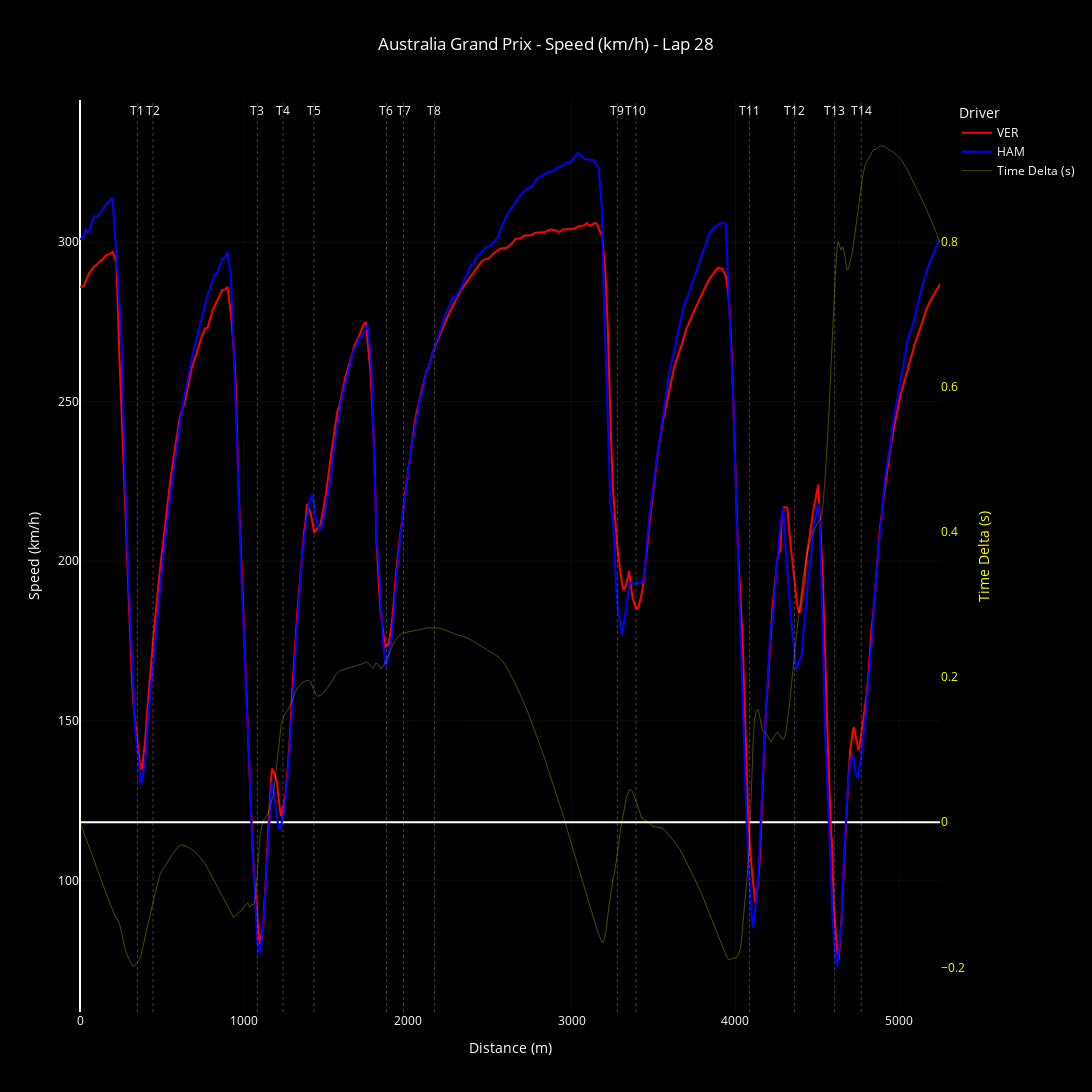

Notebook code cell kept with this figure:
### Markdown cell above
Plot comparative telemetry traces (i.e. speed, throttle, brake, RPM) for Driver 1 and Driver 2 on the same graph to analyze performance differences across the lap. 

The x-axis is distance along the lap, and the y-axis is the telemetry value. Markers indicate corner locations for context.

### Code cell
"""ADD DRIVER TRACES"""
fig = go.Figure()

fig.add_trace(go.Scatter(
    x=common_distance,
    y=interpolate_driver_1_speed,
    mode='lines',
    name=driver_1,
    line=dict(color='red')
))

fig.add_trace(go.Scatter(
    x=common_distance,
    y=interpolate_driver_2_speed,
    mode='lines',
    name=driver_2,
    line=dict(color='blue')
))

"""ADD TIME DELTA"""
fig.add_trace(go.Scatter(
    x=common_distance,
    y=time_delta,
    mode='lines',
    name='Time Delta (s)',
    line=dict(color='yellow', width=.3),
    yaxis='y2'
))

"""ADD APEX MARKERS"""
for apex in apex_distances:
    fig.add_vline(
        x=apex,
        line=dict(
            color='gray',
            width=.5,
            dash='dot'
        )
    )

"""ADD TURN NUMBERS"""
for apex, turn in zip(apex_distances, turn_numbers):
    fig.add_annotation(
        x=apex,
        y=max_speed + 10,
        text=f'T{turn}',
        showarrow=False,
        font=dict(color='white', size=12),
        xanchor='center',
        yanchor='bottom'
    )

"""SET PLOT LAYOUT"""
fig.update_layout(
    title=dict(
        text=f'{grand_prix} Grand Prix - {speed} - Lap {lap_number}',
        x=0.5,
        xanchor='center'
    ),
    xaxis_title='Distance (m)',
    yaxis_title='Speed (km/h)',
    height=1200,
    width = 3200,
    plot_bgcolor='black',
    paper_bgcolor='black',
    font=dict(color='white'),
    legend=dict(title=f'Driver'),

    xaxis=dict(
        showgrid=True,
        gridcolor='gray',
        gridwidth=0.1,
        showspikes=True,
        spikecolor='white',
        spikemode='across',
        spikesnap='cursor',
        spikethickness=.5
    ),
    
    yaxis=dict(
        showgrid=True,
        gridcolor='gray',
        gridwidth=0.1,
        showspikes=True,
        spikecolor='white',
        spikemode='across',
        spikesnap='cursor',
        spikethickness=.5
    ),

    yaxis2=dict(
        title='Time Delta (s)',
        overlaying='y',
        side='right',
        showgrid=False,
        color='yellow'
    )

)

fig.show()

### Figure 1 — Plotly figure (JSON) as saved in the notebook; plotly's stock layout.template omitted (floating-point values rounded to 4 significant figures; data arrays with more than 128 entries replaced by an {"elided": "..."} marker saying what was removed)
{"data": [{"line": {"color": "red"}, "mode": "lines", "name": "VER", "type": "scatter", "x": {"elided": "52484 float values"}, "y": {"elided": "52484 float values"}}, {"line": {"color": "blue"}, "mode": "lines", "name": "HAM", "type": "scatter", "x": {"elided": "52484 float values"}, "y": {"elided": "52484 float values"}}, {"line": {"color": "yellow", "width": 0.3}, "mode": "lines", "name": "Time Delta (s)", "type": "scatter", "x": {"elided": "52484 float values"}, "y": {"elided": "52484 float values"}, "yaxis": "y2"}], "layout": {"annotations": [{"font": {"color": "white", "size": 12}, "showarrow": false, "text": "T1", "x": 350.7, "xanchor": "center", "y": 338.0, "yanchor": "bottom"}, {"font": {"color": "white", "size": 12}, "showarrow": false, "text": "T2", "x": 445.6, "xanchor": "center", "y": 338.0, "yanchor": "bottom"}, {"font": {"color": "white", "size": 12}, "showarrow": false, "text": "T3", "x": 1083.0, "xanchor": "center", "y": 338.0, "yanchor": "bottom"}, {"font": {"color": "white", "size": 12}, "showarrow": false, "text": "T4", "x": 1239.0, "xanchor": "center", "y": 338.0, "yanchor": "bottom"}, {"font": {"color": "white", "size": 12}, "showarrow": false, "text": "T5", "x": 1428.0, "xanchor": "center", "y": 338.0, "yanchor": "bottom"}, {"font": {"color": "white", "size": 12}, "showarrow": false, "text": "T6", "x": 1870.0, "xanchor": "center", "y": 338.0, "yanchor": "bottom"}, {"font": {"color": "white", "size": 12}, "showarrow": false, "text": "T7", "x": 1974.0, "xanchor": "center", "y": 338.0, "yanchor": "bottom"}, {"font": {"color": "white", "size": 12}, "showarrow": false, "text": "T8", "x": 2163.0, "xanchor": "center", "y": 338.0, "yanchor": "bottom"}, {"font": {"color": "white", "size": 12}, "showarrow": false, "text": "T9", "x": 3280.0, "xanchor": "center", "y": 338.0, "yanchor": "bottom"}, {"font": {"color": "white", "size": 12}, "showarrow": false, "text": "T10", "x": 3393.0, "xanchor": "center", "y": 338.0, "yanchor": "bottom"}, {"font": {"color": "white", "size": 12}, "showarrow": false, "text": "T11", "x": 4086.0, "xanchor": "center", "y": 338.0, "yanchor": "bottom"}, {"font": {"color": "white", "size": 12}, "showarrow": false, "text": "T12", "x": 4361.0, "xanchor": "center", "y": 338.0, "yanchor": "bottom"}, {"font": {"color": "white", "size": 12}, "showarrow": false, "text": "T13", "x": 4605.0, "xanchor": "center", "y": 338.0, "yanchor": "bottom"}, {"font": {"color": "white", "size": 12}, "showarrow": false, "text": "T14", "x": 4768.0, "xanchor": "center", "y": 338.0, "yanchor": "bottom"}], "font": {"color": "white"}, "height": 1200, "legend": {"title": {"text": "Driver"}}, "paper_bgcolor": "black", "plot_bgcolor": "black", "shapes": [{"line": {"color": "gray", "dash": "dot", "width": 0.5}, "type": "line", "x0": 350.7, "x1": 350.7, "xref": "x", "y0": 0, "y1": 1, "yref": "y domain"}, {"line": {"color": "gray", "dash": "dot", "width": 0.5}, "type": "line", "x0": 445.6, "x1": 445.6, "xref": "x", "y0": 0, "y1": 1, "yref": "y domain"}, {"line": {"color": "gray", "dash": "dot", "width": 0.5}, "type": "line", "x0": 1083.0, "x1": 1083.0, "xref": "x", "y0": 0, "y1": 1, "yref": "y domain"}, {"line": {"color": "gray", "dash": "dot", "width": 0.5}, "type": "line", "x0": 1239.0, "x1": 1239.0, "xref": "x", "y0": 0, "y1": 1, "yref": "y domain"}, {"line": {"color": "gray", "dash": "dot", "width": 0.5}, "type": "line", "x0": 1428.0, "x1": 1428.0, "xref": "x", "y0": 0, "y1": 1, "yref": "y domain"}, {"line": {"color": "gray", "dash": "dot", "width": 0.5}, "type": "line", "x0": 1870.0, "x1": 1870.0, "xref": "x", "y0": 0, "y1": 1, "yref": "y domain"}, {"line": {"color": "gray", "dash": "dot", "width": 0.5}, "type": "line", "x0": 1974.0, "x1": 1974.0, "xref": "x", "y0": 0, "y1": 1, "yref": "y domain"}, {"line": {"color": "gray", "dash": "dot", "width": 0.5}, "type": "line", "x0": 2163.0, "x1": 2163.0, "xref": "x", "y0": 0, "y1": 1, "yref": "y domain"}, {"line": {"color": "gray", "dash": "dot", "width": 0.5}, "type": "line", "x0": 3280.0, "x1": 3280.0, "xref": "x", "y0": 0, "y1": 1, "yref": "y domain"}, {"line": {"color": "gray", "dash": "dot", "width": 0.5}, "type": "line", "x0": 3393.0, "x1": 3393.0, "xref": "x", "y0": 0, "y1": 1, "yref": "y domain"}, {"line": {"color": "gray", "dash": "dot", "width": 0.5}, "type": "line", "x0": 4086.0, "x1": 4086.0, "xref": "x", "y0": 0, "y1": 1, "yref": "y domain"}, {"line": {"color": "gray", "dash": "dot", "width": 0.5}, "type": "line", "x0": 4361.0, "x1": 4361.0, "xref": "x", "y0": 0, "y1": 1, "yref": "y domain"}, {"line": {"color": "gray", "dash": "dot", "width": 0.5}, "type": "line", "x0": 4605.0, "x1": 4605.0, "xref": "x", "y0": 0, "y1": 1, "yref": "y domain"}, {"line": {"color": "gray", "dash": "dot", "width": 0.5}, "type": "line", "x0": 4768.0, "x1": 4768.0, "xref": "x", "y0": 0, "y1": 1, "yref": "y domain"}], "title": {"text": "Australia Grand Prix - Speed (km/h) - Lap 28", "x": 0.5, "xanchor": "center"}, "width": 3200, "xaxis": {"gridcolor": "gray", "gridwidth": 0.1, "showgrid": true, "showspikes": true, "spikecolor": "white", "spikemode": "across", "spikesnap": "cursor", "spikethickness": 0.5, "title": {"text": "Distance (m)"}}, "yaxis": {"gridcolor": "gray", "gridwidth": 0.1, "showgrid": true, "showspikes": true, "spikecolor": "white", "spikemode": "across", "spikesnap": "cursor", "spikethickness": 0.5, "title": {"text": "Speed (km/h)"}}, "yaxis2": {"color": "yellow", "overlaying": "y", "showgrid": false, "side": "right", "title": {"text": "Time Delta (s)"}}}}
